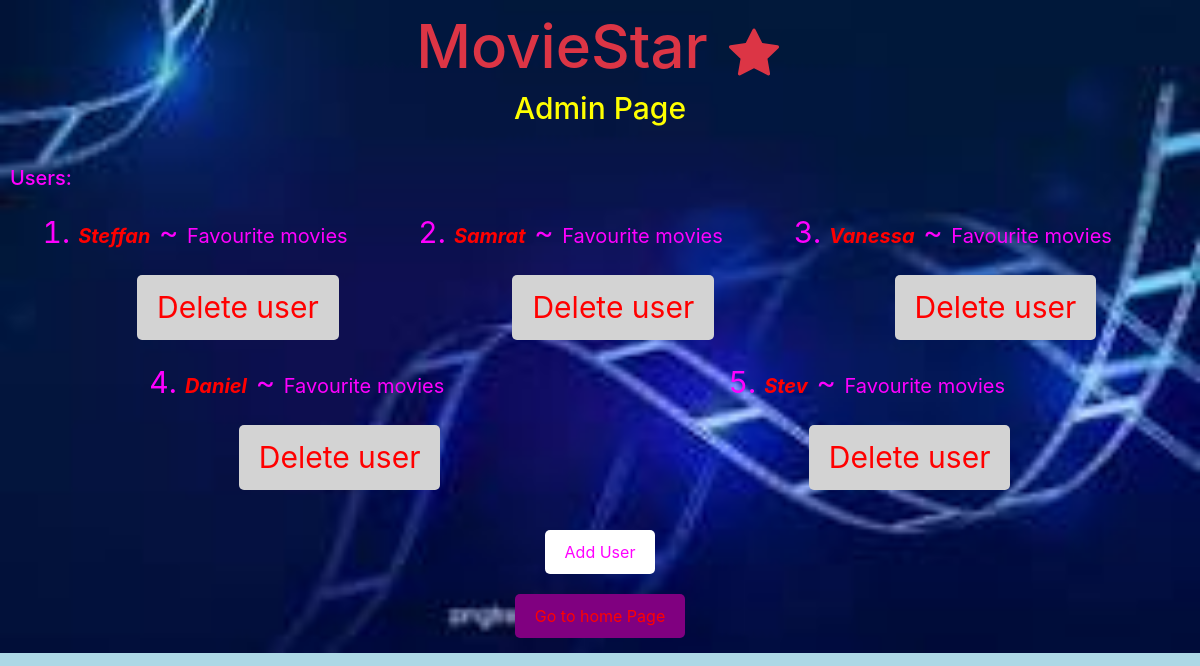
/users, run on an earlier commit of the app's database.
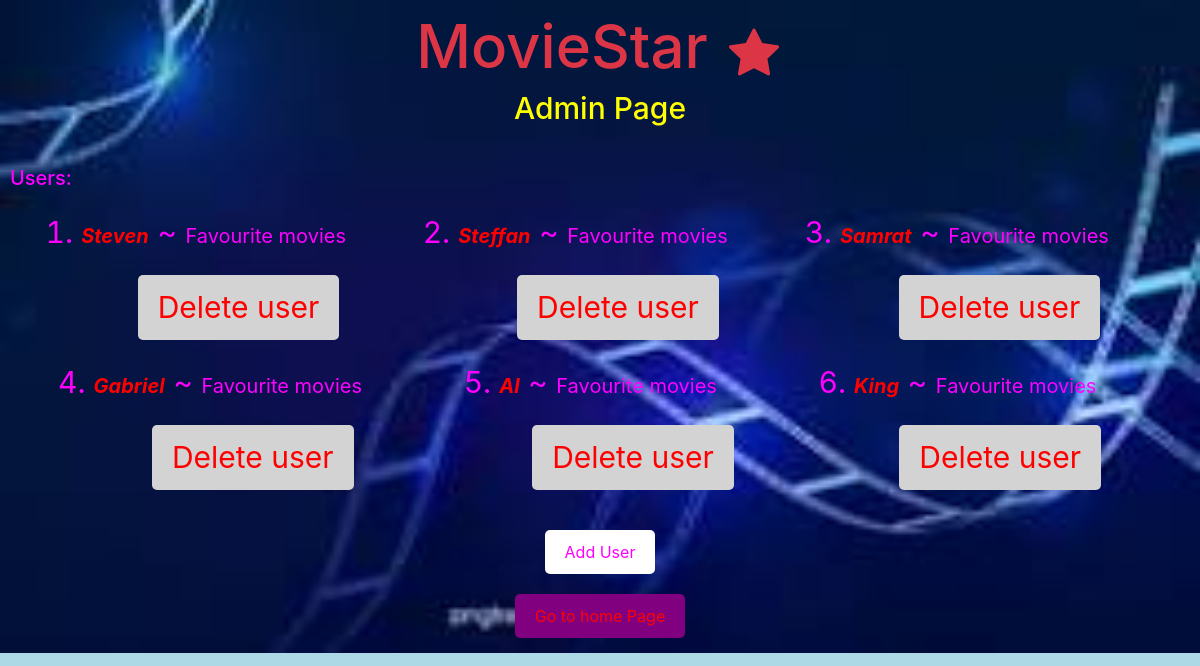
And on a later commit of the database.
### data_managers/data_models.py (models this page shows, shortened)
class User(db.Model):
    __tablename__ = "users"
    id = Column(Integer, primary_key=True, autoincrement=True)
    name = Column(String)
    email = Column(String, unique=True)
    password = Column(String)
    is_admin = Column(Boolean, default=False)  # New column for admin status
    createdAt = Column(DateTime, default = datetime.now)
    movie = relationship('Movie', backref='users', secondary=user_movie_association)

### app.py (the view)
@app.route("/users")
def list_users():
    try:
        users_list = session.query(User).all()
        user_id_list = [user.id for user in users_list]
        return render_template("users.html", users=users_list, user_id_list=user_id_list)
    except Exception as error:
        return render_template("tryAgain.html", error = error)

### templates/users.html (shortened to what this page needs)
<!DOCTYPE html>
<html lang="en">
<head>
    <link href="https://cdn.jsdelivr.net/npm/bootstrap@4.6/dist/css/bootstrap.min.css" rel="stylesheet">
</head>
<body>
    <h1>MovieStar
    </h1>
    <h2>Admin Page</h2>
    <h3>Users:</h3>
    <ol>
        {% for user in users %}
            <li>
            <strong><em>{{ user.name }}</em></strong> ~
            <a href="/users/{{ user.id }}" style="margin-right:50px;">Favourite movies</a>
            <form action="/delete_user/{{ user.id }}">
                <input type="submit" value="Delete user">
            </form>
        </li>
        {% endfor %}
    </ol>
    <form action="/add_user">
        <input type="submit" value="Add User" id="add">
    </form>
    <form action="/">
        <input type="submit" value="Go to home Page" id="home" >
    </form>
</body>
</html>

What changed in the data, as far as the page shows it:
removed User: name "Vanessa"
removed User: name "Stev"
added User: name "Steven"
added User: name "Gabriel"
changed User (number 5 of 6 on the later page): name "Daniel" → "Al"
added User: name "King"
